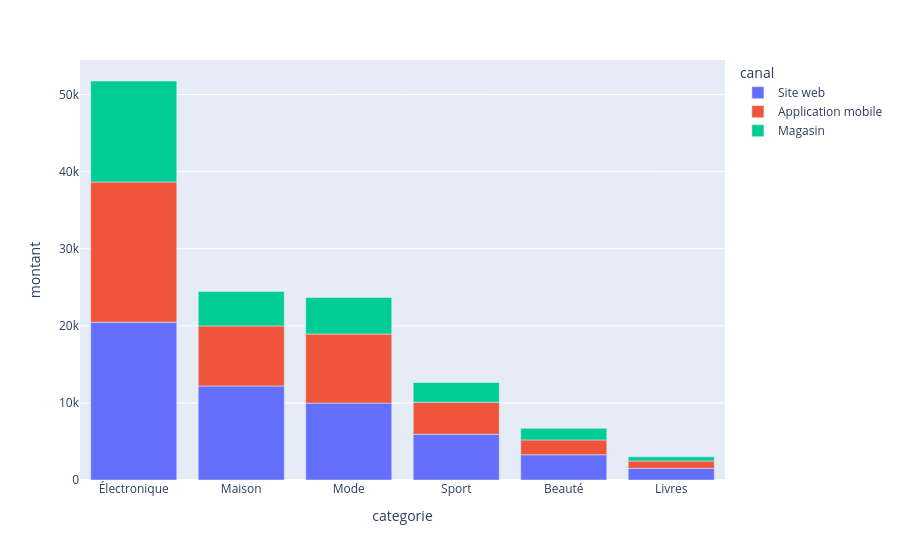

Write notebook code for a chart like this one.
### Code cell
px.bar(data_frame=agg, x="categorie", y="montant", color="canal")

### Figure 1 — Plotly figure (JSON) as saved in the notebook; plotly's stock layout.template omitted (floating-point values rounded to 4 significant figures)
{"data": [{"hovertemplate": "canal=Site web<br>categorie=%{x}<br>montant=%{y}<extra></extra>", "legendgroup": "Site web", "marker": {"color": "#636efa", "pattern": {"shape": ""}}, "name": "Site web", "orientation": "v", "showlegend": true, "textposition": "auto", "type": "bar", "x": ["Électronique", "Maison", "Mode", "Sport", "Beauté", "Livres"], "xaxis": "x", "y": [20470.0, 12200.0, 9972.0, 5936.0, 3274.0, 1520.0], "yaxis": "y"}, {"hovertemplate": "canal=Application mobile<br>categorie=%{x}<br>montant=%{y}<extra></extra>", "legendgroup": "Application mobile", "marker": {"color": "#EF553B", "pattern": {"shape": ""}}, "name": "Application mobile", "orientation": "v", "showlegend": true, "textposition": "auto", "type": "bar", "x": ["Électronique", "Mode", "Maison", "Sport", "Beauté", "Livres"], "xaxis": "x", "y": [18190.0, 8961.0, 7796.0, 4156.0, 1924.0, 944.0], "yaxis": "y"}, {"hovertemplate": "canal=Magasin<br>categorie=%{x}<br>montant=%{y}<extra></extra>", "legendgroup": "Magasin", "marker": {"color": "#00cc96", "pattern": {"shape": ""}}, "name": "Magasin", "orientation": "v", "showlegend": true, "textposition": "auto", "type": "bar", "x": ["Électronique", "Mode", "Maison", "Sport", "Beauté", "Livres"], "xaxis": "x", "y": [13100.0, 4740.0, 4460.0, 2558.0, 1505.0, 548.0], "yaxis": "y"}], "layout": {"barmode": "relative", "legend": {"title": {"text": "canal"}, "tracegroupgap": 0}, "margin": {"t": 60}, "xaxis": {"anchor": "y", "domain": [0, 1], "title": {"text": "categorie"}}, "yaxis": {"anchor": "x", "domain": [0, 1], "title": {"text": "montant"}}}}
